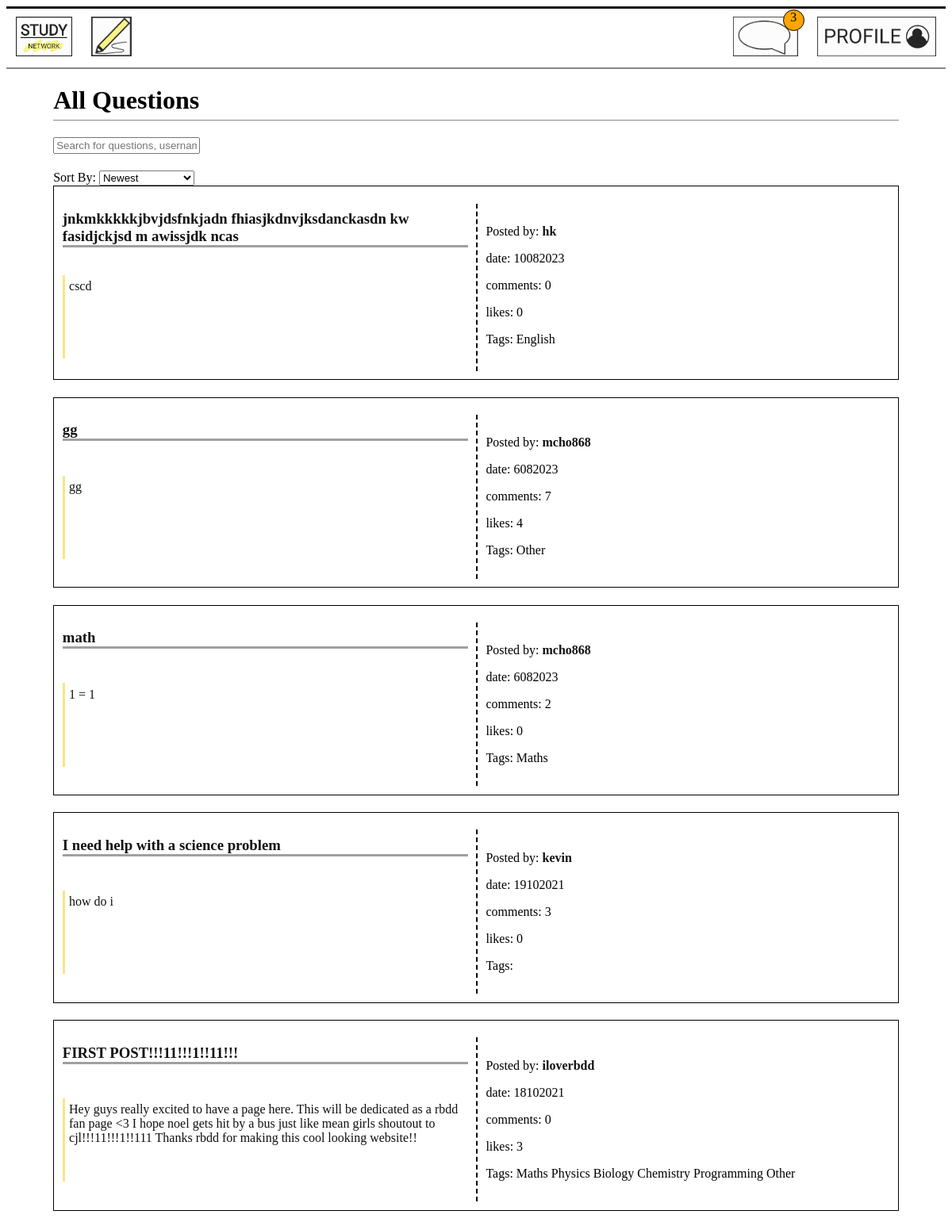
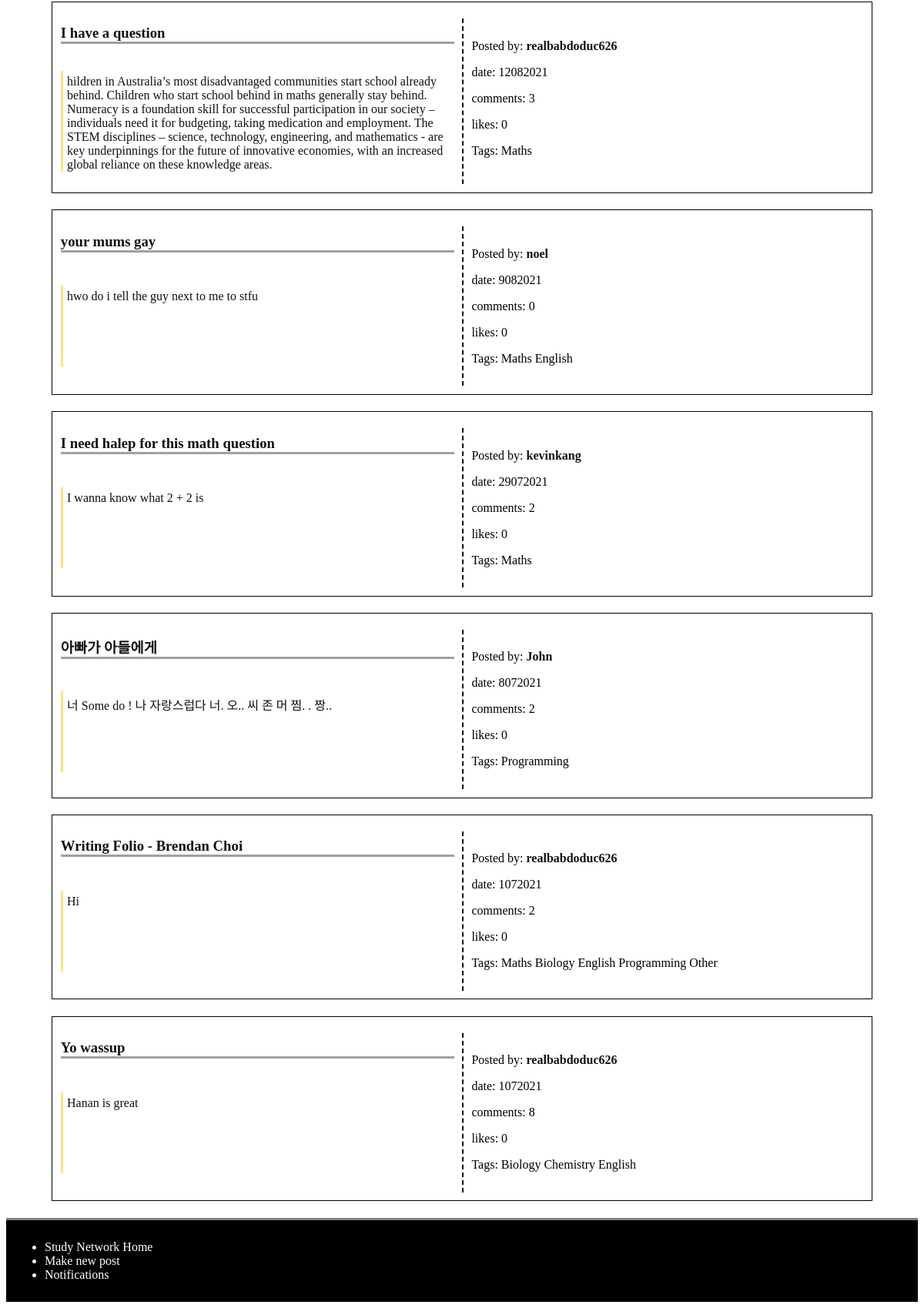
Page / (signed in) on the committed database (2 pictures, top to bottom).
### models.py (models this page shows)
class Post(db.Model):
    __tablename__ = 'Post'
    id = db.Column(db.Integer, primary_key=True)
    title = db.Column(db.Text)
    discussion = db.Column(db.Text)
    date = db.Column(db.Integer)
    comments = db.Column(db.Integer)
    user_id = db.Column(db.Integer, db.ForeignKey('User.id'))
    likes = db.Column(db.Integer)
    post_user = db.relationship('User', back_populates='user_post')
    replies_post = db.relationship('Reply', secondary=PostReply, back_populates='posts_reply')
    categories_post = db.relationship('Category', secondary=PostCategory, back_populates='posts_category')
    notifications_post = db.relationship('Notification', back_populates='posts_notification')
    posts = db.relationship('Comment', back_populates='user')

class User(db.Model):
    __tablename__ = 'User'
    id = db.Column(db.Integer, primary_key=True)
    username = db.Column(db.Text)
    email = db.Column(db.Text)
    password = db.Column(db.Text)
    user_post = db.relationship('Post', back_populates='post_user')
    notifications_user = db.relationship('Notification', back_populates='users_notification')
    users = db.relationship('Comment', back_populates='post')

class Category(db.Model):
    __tablename__ = 'Category'
    id = db.Column(db.Integer, primary_key=True)
    topic = db.Column(db.Text)
    posts_category = db.relationship('Post', secondary=PostCategory, back_populates='categories_post')

### main.py (the view)
@app.route('/', methods=['GET', 'POST'])
def home():
    post = models.Post.query
    sort_option = request.args.get('sort')
    if sort_option == 'comments (most comment)':
        post = post.order_by(desc(models.Post.comments))
    elif sort_option == 'comments (least comment)':
        post = post.order_by(models.Post.comments)
    elif sort_option == 'most likes':
        post = post.order_by(desc(models.Post.likes))
    elif sort_option == 'least likes':
        post = post.order_by(models.Post.likes)
    elif sort_option == 'date (ascending)':
        post = post.order_by(models.Post.id)
    else:  # Default sorting: by date
        post = post.order_by(desc(models.Post.id))
    post = post.all()
    session['selectedOption'] = sort_option
    number_of_items = len(post)
    return render_template('home.html', posts=post, title='home', n=int(number_of_items))

### main.py (called while the page is built)
@app.context_processor
def notification_processor():
    if  g.logged_in_user:
        num_notification = models.Notification.query.filter_by(user_id = session['logged_in_user']).all()
        if len(num_notification) > 99:
            return dict(num_notification = '99..') #When the number of notification is too big, it just shows 99+.
        else:
            return dict(num_notification = len(num_notification))
    else:
        return dict(num_notification = 'No one is logged in')

@app.before_request
def before_request():
    g.logged_in_user = None
    if 'logged_in_user' in session:
        g.logged_in_user = session['logged_in_user']

### templates/home.html (shortened to what this page needs)
{% extends 'layout.html' %}
{% block content %}
<main>
<h1>All Questions</h1>
<input type='text' id='search' onkeyup='SearchFilter()'
placeholder='Search for questions, username or tags'>
<div>
    <label for="sortSelect">Sort By:</label>
    <select id="sortSelect" onchange="handleSort()">
      <option value="date (descending)">Newest</option>
    </select>
</div>
<div id='questionList'>
{% for post in posts %}
<div class='grid_container'>
    {% if g.logged_in_user %}
        <a href='/comment/{{post.id}}'><h3 class='title'>{{ post.title }}</h3></a>
        <a href='/comment/{{post.id}}'><p class='discussion'>{{ post.discussion }}</p></a>
    {% else %}
        <h3 class='title'>{{ post.title }}</h3>
        <p class='discussion'>{{ post.discussion }}</p>
    {% endif %}
    <div class='other_information'>
    <p>Posted by: <a class='name' id='name' href='/profile/{{post.post_user.id}}'><strong>{{ post.post_user.username }}</strong></a></p>
    <p>date: {{ post.date }}
    <p>comments: {{ post.comments }}</p>
    <p>likes: {{ post.likes }}</p>
    <p class='tags'>Tags: {% for catego in post.categories_post %}
        {{catego.topic}}
        {% endfor %}
    </p>
</div>
</div>
{% endfor %}
</div>
</main>
{% endblock %}

### static/css/style.css (style rules this page uses)
a { text-decoration: none; color: #111; }
body main { display: block; max-width: 90%; margin-left: 5%; }
body main h1 { border-bottom: 1px #888 solid; padding-bottom: 0.5%; }
.grid_container { display: grid; grid-template-columns: 50% 50%; border: 1px solid black; padding: 1%; margin-bottom: 2%; }
.title { grid-column: 1; grid-row: 1; margin-right: 2%; border-bottom: rgb(160, 160, 160) solid 3px; }
.discussion { grid-row:2; grid-column: 1; min-height: 100px; margin-right: 2%; padding-left: 1%; padding-top:1%; border-left: rgb(252, 229, 128) solid 3px; }
.other_information { grid-column: 2; grid-row: 1/ span 2; padding: 2%; margin-top: 2%; border-left: 2px dashed black; }
main input { margin-bottom: 2%; }

### rows in the picture
Post: title "jnkmkkkkkjbvjdsfnkjadn fhiasjkdnvjksdanckasdn kw fasidjckjsd m awissjdk ncas", discussion "cscd", post_user.username "hk", date "10082023", comments "0", likes "0"
Category: topic "English"
Post: title "gg", discussion "gg", post_user.username "mcho868", date "6082023", comments "7", likes "4"
Category: topic "Other"
Post: title "math", discussion "1 = 1", post_user.username "mcho868", date "6082023", comments "2", likes "0"
Category: topic "Maths"
Post: title "I need help with a science problem", discussion "how do i", post_user.username "kevin", date "19102021", comments "3", likes "0"
Post: title "FIRST POST!!!11!!!1!!11!!!", discussion "Hey guys really excited to have a page here. This will be dedicated as a rbdd fan page <3 I hope noel gets hit by a bus just like mean girls shoutout to cjl!!!11!!!1!!111 Thanks rbdd for making this cool looking website!!", post_user.username "iloverbdd", date "18102021", comments "0", likes "3"
Category: topic "Physics"
Category: topic "Biology"
Category: topic "Chemistry"
Category: topic "Programming"
Post: title "I have a question", discussion "hildren in Australia’s most disadvantaged communities start school already behind. Children who start school behind in maths generally stay behind. Numeracy is a foundation skill for successful participation in our society – individuals need it for budgeting, taking medication and employment. The STEM disciplines – science, technology, engineering, and mathematics - are key underpinnings for the future of innovative economies, with an increased global reliance on these knowledge areas.", post_user.username "realbabdoduc626", date "12082021", comments "3", likes "0"
Post: title "your mums gay", discussion "hwo do i tell the guy next to me to stfu", post_user.username "noel", date "9082021", comments "0", likes "0"
Post: title "I need halep for this math question", discussion "I wanna know what 2 + 2 is", post_user.username "kevinkang", date "29072021", comments "2", likes "0"
Post: title "아빠가 아들에게", discussion "너 Some do ! 나 자랑스럽다 너. 오.. 씨 존 머 찜. . 짱..", post_user.username "John", date "8072021", comments "2", likes "0"
Post: title "Writing Folio - Brendan Choi", discussion "Hi", post_user.username "realbabdoduc626", date "1072021", comments "2", likes "0"
Post: title "Yo wassup", discussion "Hanan is great", post_user.username "realbabdoduc626", date "1072021", comments "8", likes "0"

### other values in the picture
{{ num_notification }} "3"
